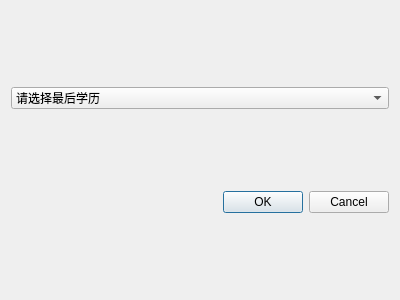
<?xml version="1.0" encoding="UTF-8"?>
<ui version="4.0">
 <class>DialogHighestDegreeFilter</class>
 <widget class="QDialog" name="DialogHighestDegreeFilter">
  <property name="geometry">
   <rect>
    <x>0</x>
    <y>0</y>
    <width>400</width>
    <height>300</height>
   </rect>
  </property>
  <property name="windowTitle">
   <string>Dialog</string>
  </property>
  <layout class="QVBoxLayout" name="verticalLayout">
   <item>
    <widget class="QComboBox" name="comboBoxHighestDegreeFilter">
     <item>
      <property name="text">
       <string>请选择最后学历</string>
      </property>
     </item>
     <item>
      <property name="text">
       <string>本科</string>
      </property>
     </item>
     <item>
      <property name="text">
       <string>硕士</string>
      </property>
     </item>
     <item>
      <property name="text">
       <string>博士</string>
      </property>
     </item>
    </widget>
   </item>
   <item>
    <widget class="QDialogButtonBox" name="buttonBoxHighestDegreeFilter">
     <property name="orientation">
      <enum>Qt::Horizontal</enum>
     </property>
     <property name="standardButtons">
      <set>QDialogButtonBox::Cancel|QDialogButtonBox::Ok</set>
     </property>
    </widget>
   </item>
  </layout>
 </widget>
 <resources/>
 <connections>
  <connection>
   <sender>buttonBoxHighestDegreeFilter</sender>
   <signal>accepted()</signal>
   <receiver>DialogHighestDegreeFilter</receiver>
   <slot>accept()</slot>
   <hints>
    <hint type="sourcelabel">
     <x>248</x>
     <y>254</y>
    </hint>
    <hint type="destinationlabel">
     <x>157</x>
     <y>274</y>
    </hint>
   </hints>
  </connection>
  <connection>
   <sender>buttonBoxHighestDegreeFilter</sender>
   <signal>rejected()</signal>
   <receiver>DialogHighestDegreeFilter</receiver>
   <slot>reject()</slot>
   <hints>
    <hint type="sourcelabel">
     <x>316</x>
     <y>260</y>
    </hint>
    <hint type="destinationlabel">
     <x>286</x>
     <y>274</y>
    </hint>
   </hints>
  </connection>
 </connections>
</ui>
